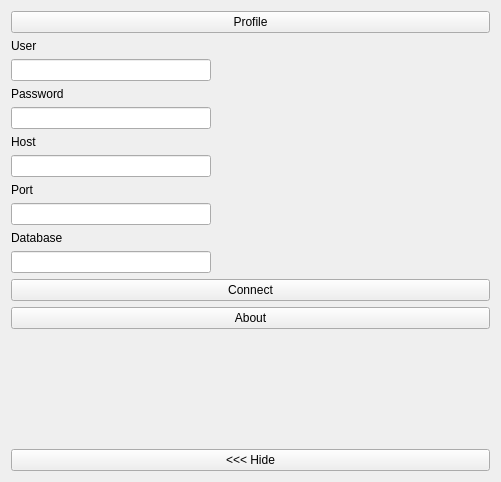
<ui version="4.0" >
 <class>Login</class>
 <widget class="QWidget" name="Login" >
  <property name="geometry" >
   <rect>
    <x>0</x>
    <y>0</y>
    <width>501</width>
    <height>482</height>
   </rect>
  </property>
  <property name="windowTitle" >
   <string>Form</string>
  </property>
  <layout class="QVBoxLayout" name="verticalLayout" >
   <item>
    <widget class="QPushButton" name="pushButton_Profile" >
     <property name="text" >
      <string>Profile</string>
     </property>
     <property name="icon" >
      <iconset resource="image.qrc" >
       <normaloff>:/profile/images/profiles.png</normaloff>:/profile/images/profiles.png</iconset>
     </property>
     <property name="iconSize" >
      <size>
       <width>24</width>
       <height>24</height>
      </size>
     </property>
    </widget>
   </item>
   <item>
    <widget class="QLabel" name="label" >
     <property name="text" >
      <string>User</string>
     </property>
    </widget>
   </item>
   <item>
    <widget class="QLineEdit" name="lineEdit_User" >
     <property name="sizePolicy" >
      <sizepolicy vsizetype="Fixed" hsizetype="Fixed" >
       <horstretch>0</horstretch>
       <verstretch>0</verstretch>
      </sizepolicy>
     </property>
     <property name="maximumSize" >
      <size>
       <width>200</width>
       <height>16777215</height>
      </size>
     </property>
     <property name="text" >
      <string/>
     </property>
    </widget>
   </item>
   <item>
    <widget class="QLabel" name="label_2" >
     <property name="text" >
      <string>Password</string>
     </property>
    </widget>
   </item>
   <item>
    <widget class="QLineEdit" name="lineEdit_Password" >
     <property name="sizePolicy" >
      <sizepolicy vsizetype="Fixed" hsizetype="Fixed" >
       <horstretch>0</horstretch>
       <verstretch>0</verstretch>
      </sizepolicy>
     </property>
     <property name="maximumSize" >
      <size>
       <width>200</width>
       <height>16777215</height>
      </size>
     </property>
     <property name="toolTip" >
      <string/>
     </property>
     <property name="echoMode" >
      <enum>QLineEdit::Password</enum>
     </property>
    </widget>
   </item>
   <item>
    <widget class="QLabel" name="label_3" >
     <property name="text" >
      <string>Host</string>
     </property>
    </widget>
   </item>
   <item>
    <widget class="QLineEdit" name="lineEdit_Host" >
     <property name="sizePolicy" >
      <sizepolicy vsizetype="Fixed" hsizetype="Fixed" >
       <horstretch>0</horstretch>
       <verstretch>0</verstretch>
      </sizepolicy>
     </property>
     <property name="maximumSize" >
      <size>
       <width>200</width>
       <height>16777215</height>
      </size>
     </property>
     <property name="text" >
      <string/>
     </property>
    </widget>
   </item>
   <item>
    <widget class="QLabel" name="label_4" >
     <property name="text" >
      <string>Port</string>
     </property>
    </widget>
   </item>
   <item>
    <widget class="QLineEdit" name="lineEdit_Port" >
     <property name="sizePolicy" >
      <sizepolicy vsizetype="Fixed" hsizetype="Fixed" >
       <horstretch>0</horstretch>
       <verstretch>0</verstretch>
      </sizepolicy>
     </property>
     <property name="maximumSize" >
      <size>
       <width>200</width>
       <height>16777215</height>
      </size>
     </property>
     <property name="text" >
      <string/>
     </property>
    </widget>
   </item>
   <item>
    <widget class="QLabel" name="label_5" >
     <property name="text" >
      <string>Database</string>
     </property>
    </widget>
   </item>
   <item>
    <widget class="QLineEdit" name="lineEdit_DB" >
     <property name="sizePolicy" >
      <sizepolicy vsizetype="Fixed" hsizetype="Fixed" >
       <horstretch>0</horstretch>
       <verstretch>0</verstretch>
      </sizepolicy>
     </property>
     <property name="maximumSize" >
      <size>
       <width>200</width>
       <height>16777215</height>
      </size>
     </property>
     <property name="text" >
      <string/>
     </property>
    </widget>
   </item>
   <item>
    <widget class="QPushButton" name="pushButton_Connect" >
     <property name="text" >
      <string>Connect</string>
     </property>
    </widget>
   </item>
   <item>
    <widget class="QPushButton" name="pushButton_About" >
     <property name="text" >
      <string>About</string>
     </property>
     <property name="icon" >
      <iconset resource="image.qrc" >
       <normaloff>:/about/images/about.png</normaloff>:/about/images/about.png</iconset>
     </property>
     <property name="iconSize" >
      <size>
       <width>16</width>
       <height>16</height>
      </size>
     </property>
    </widget>
   </item>
   <item>
    <spacer name="verticalSpacer" >
     <property name="orientation" >
      <enum>Qt::Vertical</enum>
     </property>
     <property name="sizeHint" stdset="0" >
      <size>
       <width>20</width>
       <height>231</height>
      </size>
     </property>
    </spacer>
   </item>
   <item>
    <widget class="QPushButton" name="pushButton_Hide" >
     <property name="text" >
      <string>&lt;&lt;&lt; Hide</string>
     </property>
    </widget>
   </item>
  </layout>
 </widget>
 <resources>
  <include location="image.qrc" />
 </resources>
 <connections/>
</ui>
